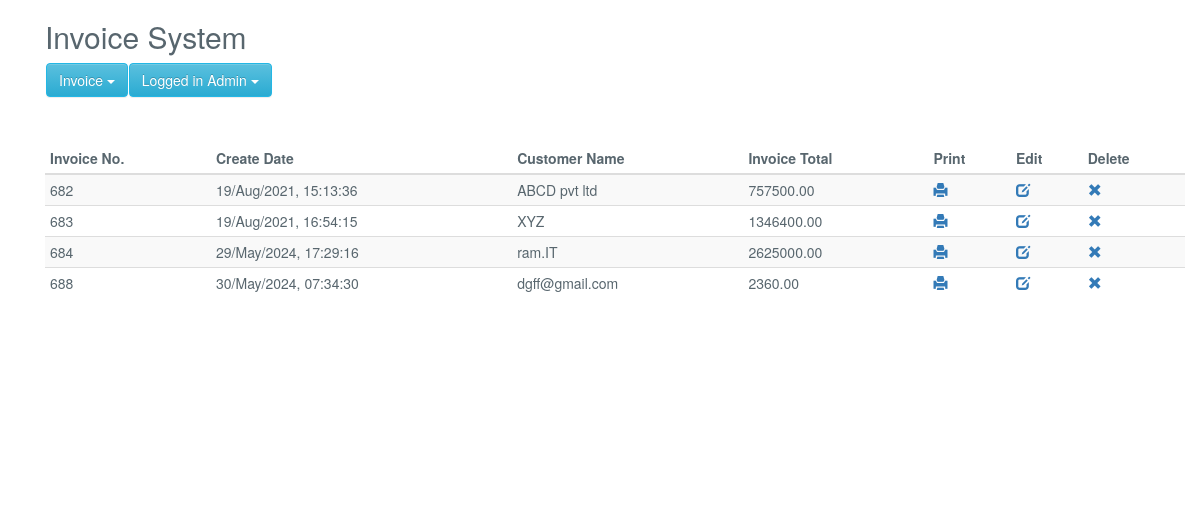
The page /invoice_list.php (signed in) on the database its author committed.
### tables this page shows
CREATE TABLE `invoice_order` (
  `order_id` int(11) NOT NULL,
  `user_id` int(11) NOT NULL,
  `order_date` timestamp NOT NULL DEFAULT current_timestamp(),
  `order_receiver_name` varchar(250) NOT NULL,
  `order_receiver_address` text NOT NULL,
  `order_total_before_tax` decimal(10,2) NOT NULL,
  `order_total_tax` decimal(10,2) NOT NULL,
  `order_tax_per` varchar(250) NOT NULL,
  `order_total_after_tax` double(10,2) NOT NULL,
  `order_amount_paid` decimal(10,2) NOT NULL,
  `order_total_amount_due` decimal(10,2) NOT NULL,
  `note` text NOT NULL
);

### Invoice.php (called while the page is built, shortened)
<?php
class Invoice{
	private $host  = 'localhost';
    private $user  = 'root';
    private $password   = "";
    private $database  = "invoice_system";
    private $invoiceOrderTable = 'invoice_order';
	private $dbConnect = false;
    public function __construct(){
        if(!$this->dbConnect){
            $conn = new mysqli($this->host, $this->user, $this->password, $this->database);
            if($conn->connect_error){
                die("Error failed to connect to MySQL: " . $conn->connect_error);
            }else{
                $this->dbConnect = $conn;
            }
        }
    }
	private function getData($sqlQuery) {
		$result = mysqli_query($this->dbConnect, $sqlQuery);
		$data= array();
		while ($row = mysqli_fetch_array($result, MYSQLI_ASSOC)) {
			$data[]=$row;
		}
		return $data;
	}
	public function getInvoiceList(){
		$sqlQuery = "
			SELECT * FROM ".$this->invoiceOrderTable."
			WHERE user_id = '".$_SESSION['userid']."'";
		return  $this->getData($sqlQuery);
	}
}
?>

### invoice_list.php (the view, shortened to what this page needs)
<?php
include('inc/header.php');
include 'Invoice.php';
$invoice = new Invoice();
$invoice->checkLoggedIn();
?>
<link href="css/style.css" rel="stylesheet">
<?php include('inc/container.php');?>
	<div class="container">
	  <h2 class="title">Invoice System</h2>
	  <?php include('menu.php');?>
      <table id="data-table" class="table table-condensed table-striped">
        <thead>
          <tr>
            <th>Invoice No.</th>
            <th>Create Date</th>
            <th>Customer Name</th>
            <th>Invoice Total</th>
            <th>Print</th>
            <th>Edit</th>
            <th>Delete</th>
          </tr>
        </thead>
        <?php
		$invoiceList = $invoice->getInvoiceList();
        foreach($invoiceList as $invoiceDetails){
			$invoiceDate = date("d/M/Y, H:i:s", strtotime($invoiceDetails["order_date"]));
            echo '
              <tr>
                <td>'.$invoiceDetails["order_id"].'</td>
                <td>'.$invoiceDate.'</td>
                <td>'.$invoiceDetails["order_receiver_name"].'</td>
                <td>'.$invoiceDetails["order_total_after_tax"].'</td>
                <td><a href="print_invoice.php?invoice_id='.$invoiceDetails["order_id"].'" title="Print Invoice"><span class="glyphicon glyphicon-print"></span></a></td>
                <td><a href="edit_invoice.php?update_id='.$invoiceDetails["order_id"].'"  title="Edit Invoice"><span class="glyphicon glyphicon-edit"></span></a></td>
                <td><a href="#" id="'.$invoiceDetails["order_id"].'" class="deleteInvoice"  title="Delete Invoice"><span class="glyphicon glyphicon-remove"></span></a></td>
              </tr>
            ';
        }
        ?>
      </table>
</div>
<?php include('inc/footer.php');?>

### inc/header.php (shortened to what this page needs)
<!DOCTYPE html>
<html>
<head>
<link rel="stylesheet" href="https://maxcdn.bootstrapcdn.com/bootstrap/3.3.5/css/bootstrap.min.css">
<link rel="stylesheet" href="https://maxcdn.bootstrapcdn.com/bootstrap/3.3.5/css/bootstrap-theme.min.css">

### inc/container.php (shortened to what this page needs)
</head>
<body class="">
	<div class="container" style="min-height:500px;">

### menu.php (shortened to what this page needs)
<ul class="nav navbar-nav">
<li class="dropdown">
	<button class="btn btn-info dropdown-toggle" type="button" data-toggle="dropdown">Invoice
	<span class="caret"></span></button>
</li>
<?php
if($_SESSION['userid']) { ?>
	<li class="dropdown">
		<button class="btn btn-info dropdown-toggle" type="button" data-toggle="dropdown">Logged in <?php echo $_SESSION['user']; ?>
		<span class="caret"></span></button>
	</li>
<?php } ?>
</ul>
<br /><br /><br /><br />

### inc/footer.php (shortened to what this page needs)
</div>
</body></html>

### css/style.css (style rules this page uses)
html { background-color1: #f0f3f4; position: relative; min-height: 100%; }
body { background-color: transparent; color: #58666e; font-family: "Source Sans Pro","Helvetica Neue",Helvetica,Arial,sans-serif; font-size: 14px; line-height: 1.42857; }
.navbar-nav>li { float:left; margin-left:1px; }
.btn-info, .panel-info { background-color: #23b7e5; border-color: #23b7e5; color: #fff !important; }

### rows shown on the page
invoice_order: order_id "682", order_date "19/Aug/2021, 15:13:36", order_receiver_name "ABCD pvt ltd", order_total_after_tax "757500.00"
invoice_order: order_id "683", order_date "19/Aug/2021, 16:54:15", order_receiver_name "XYZ", order_total_after_tax "1346400.00"
invoice_order: order_id "684", order_date "29/May/2024, 17:29:16", order_receiver_name "ram.IT", order_total_after_tax "2625000.00"
invoice_order: order_id "688", order_date "30/May/2024, 07:34:30", order_receiver_name "dgff@gmail.com", order_total_after_tax "2360.00"

### other values the page prints
$_SESSION['user'] "Admin"
